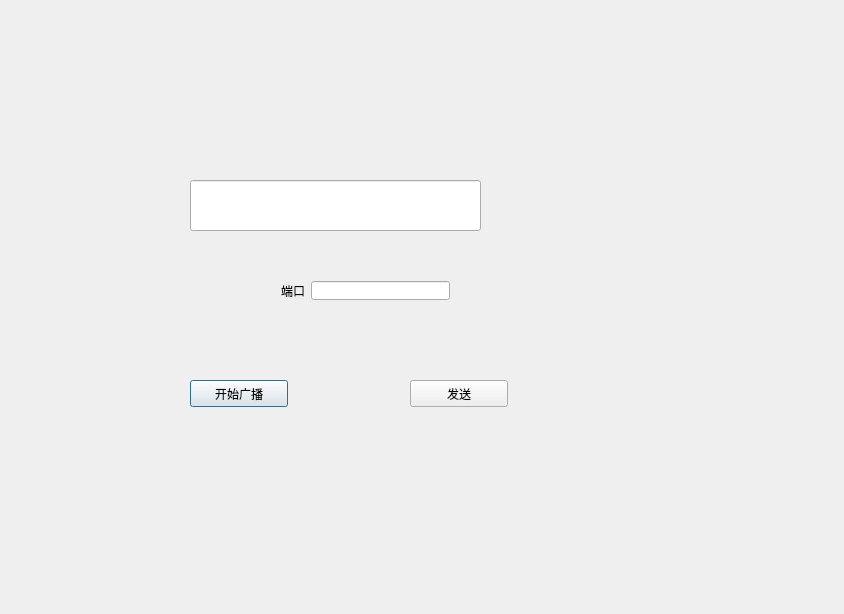
<?xml version="1.0" encoding="UTF-8"?>
<ui version="4.0">
 <class>udpSocket</class>
 <widget class="QDialog" name="udpSocket">
  <property name="geometry">
   <rect>
    <x>0</x>
    <y>0</y>
    <width>844</width>
    <height>614</height>
   </rect>
  </property>
  <property name="windowTitle">
   <string>udpSocket</string>
  </property>
  <widget class="QLineEdit" name="m_message">
   <property name="geometry">
    <rect>
     <x>190</x>
     <y>180</y>
     <width>291</width>
     <height>51</height>
    </rect>
   </property>
  </widget>
  <widget class="QPushButton" name="m_start">
   <property name="geometry">
    <rect>
     <x>190</x>
     <y>380</y>
     <width>98</width>
     <height>27</height>
    </rect>
   </property>
   <property name="text">
    <string>开始广播</string>
   </property>
  </widget>
  <widget class="QPushButton" name="m_send">
   <property name="geometry">
    <rect>
     <x>410</x>
     <y>380</y>
     <width>98</width>
     <height>27</height>
    </rect>
   </property>
   <property name="text">
    <string>发送</string>
   </property>
  </widget>
  <widget class="QWidget" name="">
   <property name="geometry">
    <rect>
     <x>270</x>
     <y>270</y>
     <width>191</width>
     <height>41</height>
    </rect>
   </property>
   <layout class="QHBoxLayout" name="horizontalLayout">
    <item>
     <widget class="QLabel" name="label">
      <property name="text">
       <string>端口</string>
      </property>
     </widget>
    </item>
    <item>
     <widget class="QLineEdit" name="m_port"/>
    </item>
   </layout>
  </widget>
 </widget>
 <layoutdefault spacing="6" margin="11"/>
 <resources/>
 <connections/>
</ui>
